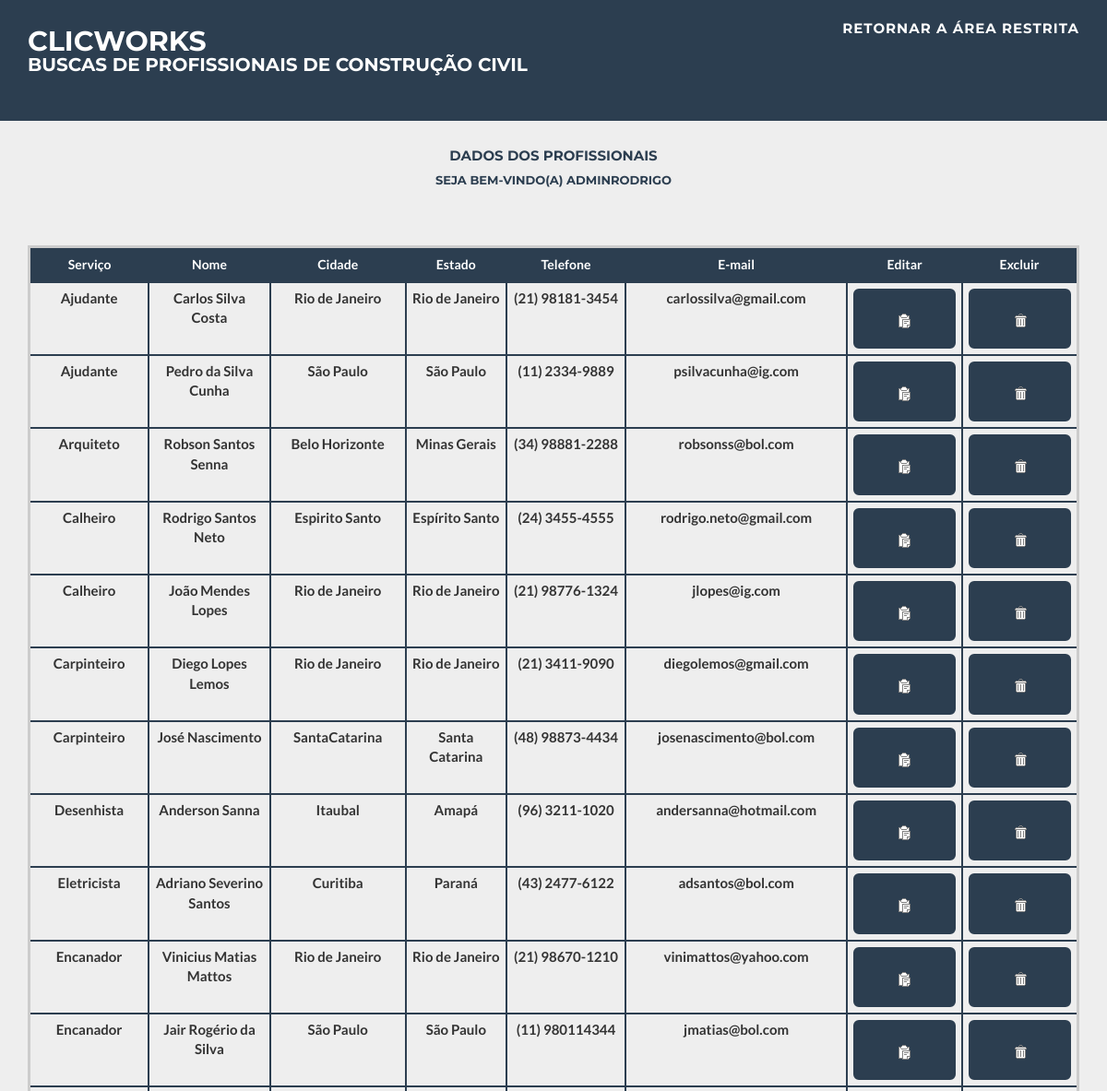
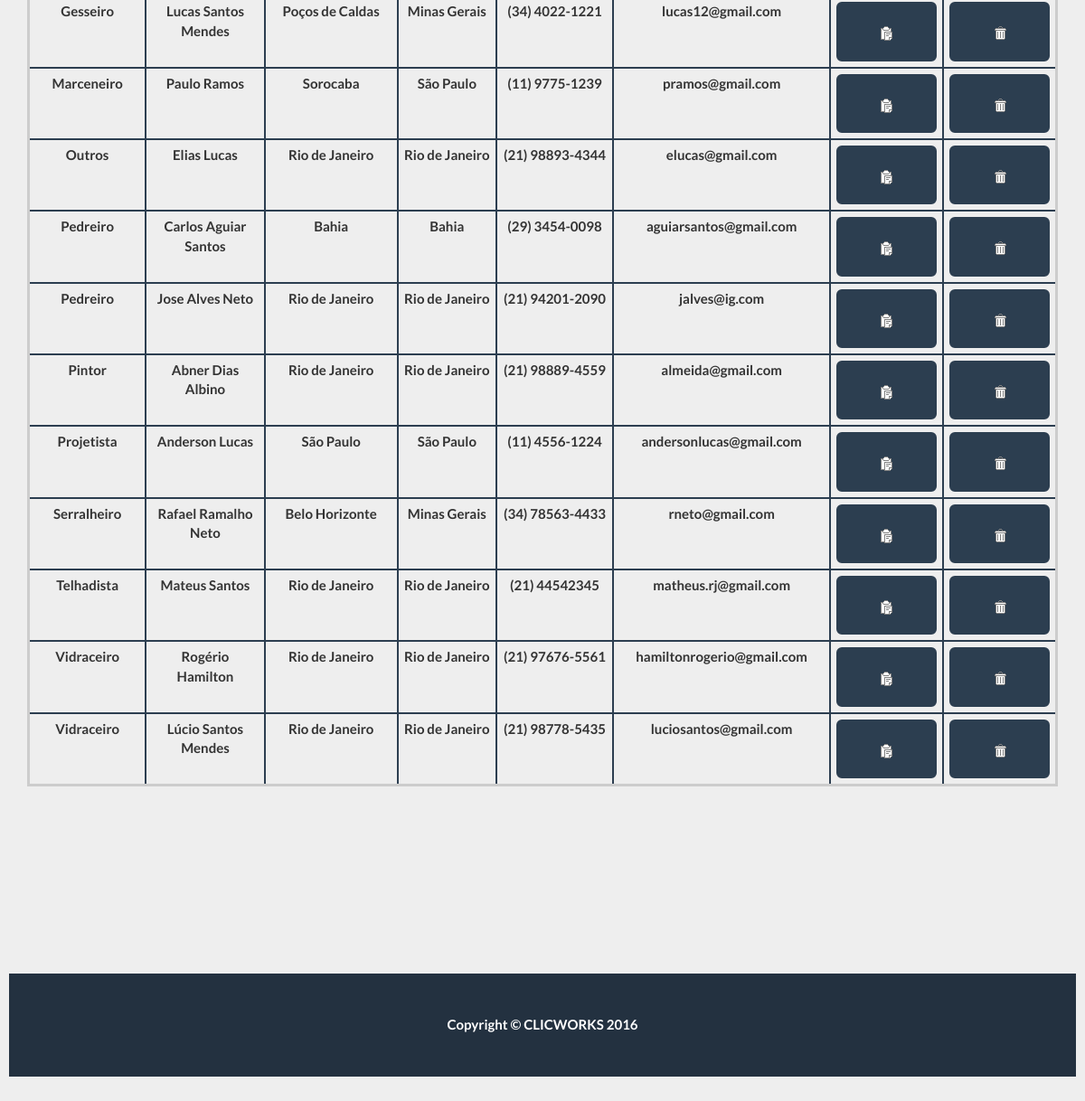
Screenshot of /views/areaAdministradorProfissionais.php (signed in) with the database file from the repository (2 pictures, top to bottom).
### tables this page shows
CREATE TABLE IF NOT EXISTS `profissionais` (
  `id_pro` int(11) NOT NULL AUTO_INCREMENT,
  `id_login_pro` int(11) NOT NULL,
  `id_serv_pro` int(11) NOT NULL,
  `nome_pro` varchar(200) NOT NULL,
  `cpf_pro` varchar(100) NOT NULL,
  `data_nascimento_pro` datetime NOT NULL,
  `data_cadastro_pro` datetime NOT NULL,
  `escolaridade_pro` varchar(100) NOT NULL,
  `endereco_pro` varchar(200) NOT NULL,
  `cep_pro` varchar(100) NOT NULL,
  `bairro_pro` varchar(100) NOT NULL,
  `cidade_pro` varchar(100) NOT NULL,
  `estado_pro` varchar(100) NOT NULL,
  `resumo_experiencia_pro` varchar(500) NOT NULL,
  `telefone_pro` varchar(100) NOT NULL,
  `email_pro` varchar(200) NOT NULL,
  PRIMARY KEY (`id_pro`),
  KEY `id_login_str` (`id_login_pro`),
  KEY `id_serv_str` (`id_serv_pro`)
);

CREATE TABLE IF NOT EXISTS `servicos` (
  `id_serv` int(11) NOT NULL AUTO_INCREMENT,
  `nome_serv` varchar(200) NOT NULL,
  PRIMARY KEY (`id_serv`)
);

### controllers/profissionalController.php (called while the page is built, shortened)
<?php
require_once("../Model/profissionalModel.php");
require_once("../Model/servicoModel.php");
require_once("../dao/mao_De_Obra_Dao.php");
class profissionalController {
	static function exibirDadosProfissionais(){
		$mao_De_Obra_Dao = new mao_De_Obra_Dao();
        $result = $mao_De_Obra_Dao->exibirDadosProfissionais();
		$listaCadastrosProfissionais = array();
		$indice = 1;
        if (($result -> rowCount()) >= 1){
            foreach($result as $pr) {
				$profissionalModel = new profissionalModel();
				$servicoModel = new servicoModel();
				$cadastroProfissionalModel = new cadastroProfissionalModel();
				$profissionalModel->setId_pro($pr[0]);
				$profissionalModel->setId_login_pro($pr[1]);
				$profissionalModel->setId_serv_pro($pr[2]);
				$profissionalModel->setNome_pro($pr[3]);
				$profissionalModel->setCpf_pro($pr[4]);
				$profissionalModel->setData_Nascimento_pro($pr[5]);
				$profissionalModel->setData_Cadastro_pro($pr[6]);
				$profissionalModel->setEscolaridade_pro($pr[7]);
				$profissionalModel->setEndereco_pro($pr[8]);
				$profissionalModel->setCep_pro($pr[9]);
				$profissionalModel->setBairro_pro($pr[10]);
				$profissionalModel->setCidade_pro($pr[11]);
				$profissionalModel->setEstado_pro($pr[12]);
				$profissionalModel->setResumo_experiencia_pro($pr[13]);
				$profissionalModel->setTelefone_pro($pr[14]);
				$profissionalModel->setEmail_pro($pr[15]);
				$servicoModel->setid_serv($pr[16]);
				$servicoModel->setNome_serv($pr[17]);
				$cadastroProfissionalModel->setProfissionalModel($profissionalModel);
				$cadastroProfissionalModel->setServicoModel($servicoModel);
				$listaCadastrosProfissionais[$indice] = $cadastroProfissionalModel;
				$indice++;
			}
		}
		return $listaCadastrosProfissionais;
	}
}

### db/conexao.php (called while the page is built, shortened)
<?php
class Conexao extends PDO {
    private $conn = "mysql:host=localhost; dbname=mao_de_obra; charset=utf8";
    private $usuario = "root";
    private $senha = "";
    public $handle = null;
    function __construct() {
        try {
            if ($this->handle == null) {
                $dbh = parent::__construct($this->conn, $this->usuario, $this->senha);
                $this->handle = $dbh;
                return $this->handle;
            }
        } catch (PDOException $e) {
            echo "a conexão falhou. Erro: " . $e->getMessage();
            return false;
        }
    }
}

### dao/mao_De_Obra_Dao.php (called while the page is built, shortened)
<?php
require_once("../db/conexao.php");
require_once("../Model/profissionalModel.php");
require_once("../Model/servicoModel.php");
require_once("../Model/cadastroProfissionalModel.php");
class mao_De_Obra_Dao{
	public function exibirDadosProfissionais(){
		try{
			$this->conn = new conexao();
			$query = ("SELECT p.id_pro, p.id_login_pro, p.id_serv_pro, p.nome_pro, p.cpf_pro, date_format(p.data_nascimento_pro,'%Y-%m-%d') as data_nascimento_pro, date_format(p.data_cadastro_pro,'%Y-%m-%d') as data_cadastro_pro, p.escolaridade_pro, p.endereco_pro, p.cep_pro, p.bairro_pro, p.cidade_pro, p.estado_pro, p.resumo_experiencia_pro, p.telefone_pro, p.email_pro, s.* FROM profissionais p, servicos s WHERE p.id_serv_pro = s.id_serv ORDER BY s.nome_serv");
			$stmt = $this->conn->prepare($query);
			  $stmt->execute();
			  return $stmt;
		}catch (Exception $ex){
			echo "Erro: " . $ex->getMessage();
		}
	}
}

### Model/cadastroProfissionalModel.php (called while the page is built, shortened)
<?php
require_once("../Model/profissionalModel.php");
require_once("../Model/servicoModel.php");
class cadastroProfissionalModel {
    private $profissionalModel;
	private $servicoModel;
    function getProfissionalModel() {
        return $this->profissionalModel;
    }
	function getServicoModel() {
        return $this->servicoModel;
    }
    function setProfissionalModel($profissionalModel) {
        $this->profissionalModel = $profissionalModel;
    }
    function setServicoModel($servicoModel) {
        $this->servicoModel = $servicoModel;
    }
}

### Model/servicoModel.php (called while the page is built, shortened)
<?php
class servicoModel {
	private $nome_serv;
	function getNome_serv() {
        return $this->nome_serv;
    }
	function setNome_serv($nome_serv) {
        $this->nome_serv = $nome_serv;
    }
}

### Model/profissionalModel.php (called while the page is built, shortened)
<?php
class profissionalModel {
    private $id_pro;
	private $id_login_pro;
    private $nome_pro;
	private $cidade_pro;
	private $estado_pro;
	private $telefone_pro;
	private $email_pro;
    function getId_pro() {
        return $this->id_pro;
    }
	function getId_login_pro() {
        return $this->id_login_pro;
    }
    function getNome_pro() {
        return $this->nome_pro;
    }
	function getCidade_pro() {
        return $this->cidade_pro;
    }
	function getEstado_pro() {
        return $this->estado_pro;
    }
	function getTelefone_pro() {
        return $this->telefone_pro;
    }
	function getEmail_pro() {
        return $this->email_pro;
    }
    function setId_pro($id_pro) {
        $this->id_pro = $id_pro;
    }
	function setId_login_pro($id_login_pro) {
        $this->id_login_pro = $id_login_pro;
    }
    function setNome_pro($nome_pro) {
        $this->nome_pro = $nome_pro;
    }
	function setCidade_pro($cidade_pro) {
        $this->cidade_pro = $cidade_pro;
    }
	function setEstado_pro($estado_pro) {
        $this->estado_pro = $estado_pro;
    }
	function setTelefone_pro($telefone_pro) {
        $this->telefone_pro = $telefone_pro;
    }
	function setEmail_pro($email_pro) {
        $this->email_pro = $email_pro;
    }
}

### views/areaAdministradorProfissionais.php (the view, shortened to what this page needs)
<?php
    require_once("../controllers/profissionalController.php");
	require_once("../Model/cadastroProfissionalModel.php");
	require_once("../Model/profissionalModel.php");
	require_once("../Model/servicoModel.php");
	$validar = $_SESSION["nomeUsuario"];
	if (empty($validar)){
		header("Location:../index.php");
	}else{
		$profissionalController = new profissionalController();
		$listaCadastrosProfissionais = $profissionalController->exibirDadosProfissionais();
	}
?>
<!DOCTYPE html>
<html lang="pt-br">
<head>
    <link href="../views/bootstrap/css/bootstrap.min.css" rel="stylesheet">
	 <link href="../views/bootstrap/css/bootstrap.css" rel="stylesheet">
	<link href="../views/bootstrap/css/ie10-viewport-bug-workaround.css" rel="stylesheet">
    <link href="../views/bootstrap/css/signin.css" rel="stylesheet">
	<link rel="stylesheet" href="../views/bootstrap/css/tabela_adm.css" media="screen" />
    <link href="../views/bootstrap/css/freelancer.css" rel="stylesheet">
    <link href="font-awesome/css/font-awesome.min.css" rel="stylesheet" type="text/css">
</head>
<body id="page-top" class="index">
    <nav class="navbar navbar-default navbar-fixed-top">
        <div class="container">
            <div class="navbar-header page-scroll">
                <a class="navbar-brand" href="../index.php"><b>CLICWORKS<b/> <br/>
				<p>Buscas de Profissionais de construção civil<p/></a>
            </div>
            <div class="collapse navbar-collapse" id="bs-example-navbar-collapse-1">
                <ul class="nav navbar-nav navbar-right">
                    <li class="page-scroll">
						<a href="../views/areaAdministrador.php">Retornar a área restrita</a>
                    </li>
                </ul>
            </div>
        </div>
    </nav>
    <section>
        <div class="container">
            <div class="row">
                <div class="col-lg-12 text-center">
					 <h5>Dados dos Profissionais</h5>
                     <h6> <?php echo "Seja bem-vindo(a) ". $validar;?> </h6>
                </div>
            </div>
			<table  class="table" class="img-responvive" >
				<thead >
					<tr>
						<th class="text-center">Serviço</th>
						<th class="text-center">Nome</th>
						<th class="text-center">Cidade</th>
						<th class="text-center">Estado</th>
						<th class="text-center">Telefone</th>
						<th class="text-center">E-mail</th>
						<th class="text-center">Editar</th>
						<th class="text-center">Excluir</th>
					</tr>
				</thead>
				<tbody>
					<tr>
						<?php
							foreach($listaCadastrosProfissionais as $itemLista){
							echo "<td>".$itemLista->getServicoModel()->getNome_serv()."</td>" ;
						 	echo "<td>".$itemLista->getProfissionalModel()->getNome_pro()."</td>";
							echo "<td>".$itemLista->getProfissionalModel()->getCidade_pro()."</td> ";
							echo "<td>".$itemLista->getProfissionalModel()->getEstado_pro()."</td>";
							echo "<td>".$itemLista->getProfissionalModel()->getTelefone_pro()."</td>";
							echo "<td>".$itemLista->getProfissionalModel()->getEmail_pro()."</td>";
							echo" <td><a href='administradorEditaCadastroProfissional.php?id=".$itemLista->getProfissionalModel()->getId_pro()."'><button class='btn btn-lg btn-primary btn-block' type='submit' ><img src=\"../imagens/edit.png\"a href='#'></button>
							<input type='hidden' name='acao' id='".$itemLista->getProfissionalModel()->getId_pro()."' value='mostrarDadosProfissionalId'></a></td>";
							echo" <td><a  href='excluiProfissional.php?idLogin=".$itemLista->getProfissionalModel()->getId_login_pro()."'><button class='btn btn-lg btn-primary btn-block' type='submit'Onclick=\"return deleta();\" excluir ><img src=\"../imagens/delete.png\"</a></button>
							<input type='hidden' name='acao' id='".$itemLista->getProfissionalModel()->getId_login_pro()." value='XXX'></a></td></tr>";
						}?>
				</tbody>
			</table>
			<br/><br/><br/><br/>
        </div>
    </section>
    <footer class="text-center">
        <div class="footer-below">
            <div class="container">
                <div class="row">
                    <div class="col-lg-12">
                        Copyright &copy; CLICWORKS 2016
                    </div>
                </div>
            </div>
        </div>
    </footer>
</body>
</html>

### rows the page displays
profissionais: servicos.nome_serv "Ajudante", nome_pro "Carlos Silva Costa", cidade_pro "Rio de Janeiro", estado_pro "Rio de Janeiro", telefone_pro "(21) 98181-3454", email_pro "carlossilva@gmail.com"
profissionais: servicos.nome_serv "Ajudante", nome_pro "Pedro da Silva Cunha", cidade_pro "São Paulo", estado_pro "São Paulo", telefone_pro "(11) 2334-9889", email_pro "psilvacunha@ig.com"
profissionais: servicos.nome_serv "Arquiteto", nome_pro "Robson Santos Senna", cidade_pro "Belo Horizonte", estado_pro "Minas Gerais", telefone_pro "(34) 98881-2288", email_pro "robsonss@bol.com"
profissionais: servicos.nome_serv "Calheiro", nome_pro "Rodrigo Santos Neto", cidade_pro "Espirito Santo", estado_pro "Espírito Santo", telefone_pro "(24) 3455-4555", email_pro "rodrigo.neto@gmail.com"
profissionais: servicos.nome_serv "Calheiro", nome_pro "João Mendes Lopes", cidade_pro "Rio de Janeiro", estado_pro "Rio de Janeiro", telefone_pro "(21) 98776-1324", email_pro "jlopes@ig.com"
profissionais: servicos.nome_serv "Carpinteiro", nome_pro "Diego Lopes Lemos", cidade_pro "Rio de Janeiro", estado_pro "Rio de Janeiro", telefone_pro "(21) 3411-9090", email_pro "diegolemos@gmail.com"
profissionais: servicos.nome_serv "Carpinteiro", nome_pro "José Nascimento", cidade_pro "SantaCatarina", estado_pro "Santa Catarina", telefone_pro "(48) 98873-4434", email_pro "josenascimento@bol.com"
profissionais: servicos.nome_serv "Desenhista", nome_pro "Anderson Sanna", cidade_pro "Itaubal", estado_pro "Amapá", telefone_pro "(96) 3211-1020", email_pro "andersanna@hotmail.com"
profissionais: servicos.nome_serv "Eletricista", nome_pro "Adriano Severino Santos", cidade_pro "Curitiba", estado_pro "Paraná", telefone_pro "(43) 2477-6122", email_pro "adsantos@bol.com"
profissionais: servicos.nome_serv "Encanador", nome_pro "Vinicius Matias Mattos", cidade_pro "Rio de Janeiro", estado_pro "Rio de Janeiro", telefone_pro "(21) 98670-1210", email_pro "vinimattos@yahoo.com"
profissionais: servicos.nome_serv "Encanador", nome_pro "Jair Rogério da Silva", cidade_pro "São Paulo", estado_pro "São Paulo", telefone_pro "(11) 980114344", email_pro "jmatias@bol.com"
profissionais: servicos.nome_serv "Gesseiro", nome_pro "Lucas Santos Mendes", cidade_pro "Poços de Caldas", estado_pro "Minas Gerais", telefone_pro "(34) 4022-1221", email_pro "lucas12@gmail.com"
profissionais: servicos.nome_serv "Marceneiro", nome_pro "Paulo Ramos", cidade_pro "Sorocaba", estado_pro "São Paulo", telefone_pro "(11) 9775-1239", email_pro "pramos@gmail.com"
profissionais: servicos.nome_serv "Outros", nome_pro "Elias Lucas", cidade_pro "Rio de Janeiro", estado_pro "Rio de Janeiro", telefone_pro "(21) 98893-4344", email_pro "elucas@gmail.com"
profissionais: servicos.nome_serv "Pedreiro", nome_pro "Carlos Aguiar Santos", cidade_pro "Bahia", estado_pro "Bahia", telefone_pro "(29) 3454-0098", email_pro "aguiarsantos@gmail.com"
profissionais: servicos.nome_serv "Pedreiro", nome_pro "Jose Alves Neto", cidade_pro "Rio de Janeiro", estado_pro "Rio de Janeiro", telefone_pro "(21) 94201-2090", email_pro "jalves@ig.com"
profissionais: servicos.nome_serv "Pintor", nome_pro "Abner Dias Albino", cidade_pro "Rio de Janeiro", estado_pro "Rio de Janeiro", telefone_pro "(21) 98889-4559", email_pro "almeida@gmail.com"
profissionais: servicos.nome_serv "Projetista", nome_pro "Anderson Lucas", cidade_pro "São Paulo", estado_pro "São Paulo", telefone_pro "(11) 4556-1224", email_pro "andersonlucas@gmail.com"
profissionais: servicos.nome_serv "Serralheiro", nome_pro "Rafael Ramalho Neto", cidade_pro "Belo Horizonte", estado_pro "Minas Gerais", telefone_pro "(34) 78563-4433", email_pro "rneto@gmail.com"
profissionais: servicos.nome_serv "Telhadista", nome_pro "Mateus Santos", cidade_pro "Rio de Janeiro", estado_pro "Rio de Janeiro", telefone_pro "(21) 44542345", email_pro "matheus.rj@gmail.com"
profissionais: servicos.nome_serv "Vidraceiro", nome_pro "Rogério Hamilton", cidade_pro "Rio de Janeiro", estado_pro "Rio de Janeiro", telefone_pro "(21) 97676-5561", email_pro "hamiltonrogerio@gmail.com"
profissionais: servicos.nome_serv "Vidraceiro", nome_pro "Lúcio Santos Mendes", cidade_pro "Rio de Janeiro", estado_pro "Rio de Janeiro", telefone_pro "(21) 98778-5435", email_pro "luciosantos@gmail.com"

### other values shown
$validar "ADMINRODRIGO"
